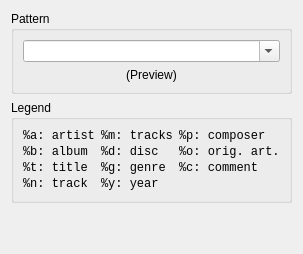
          <widget class="QWidget" name="page_2">
           <layout class="QVBoxLayout" name="verticalLayout_4">
            <item>
             <widget class="QGroupBox" name="groupBox_4">
              <property name="sizePolicy">
               <sizepolicy hsizetype="Preferred" vsizetype="Maximum">
                <horstretch>0</horstretch>
                <verstretch>0</verstretch>
               </sizepolicy>
              </property>
              <property name="title">
               <string>Pattern</string>
              </property>
              <layout class="QVBoxLayout" name="verticalLayout_6">
               <item>
                <widget class="QComboBox" name="comboRenamePattern">
                 <property name="editable">
                  <bool>true</bool>
                 </property>
                </widget>
               </item>
               <item>
                <widget class="QLabel" name="labelRenamePreview">
                 <property name="font">
                  <font>
                   <italic>false</italic>
                  </font>
                 </property>
                 <property name="text">
                  <string>(Preview)</string>
                 </property>
                 <property name="textFormat">
                  <enum>Qt::RichText</enum>
                 </property>
                 <property name="alignment">
                  <set>Qt::AlignCenter</set>
                 </property>
                 <property name="wordWrap">
                  <bool>true</bool>
                 </property>
                </widget>
               </item>
              </layout>
             </widget>
            </item>
            <item>
             <widget class="QGroupBox" name="groupBox_3">
              <property name="sizePolicy">
               <sizepolicy hsizetype="Preferred" vsizetype="Preferred">
                <horstretch>0</horstretch>
                <verstretch>0</verstretch>
               </sizepolicy>
              </property>
              <property name="title">
               <string>Legend</string>
              </property>
              <layout class="QGridLayout" name="gridLayout_2">
               <property name="verticalSpacing">
                <number>2</number>
               </property>
               <item row="0" column="0">
                <widget class="QLabel" name="label_14">
                 <property name="font">
                  <font>
                   <family>Monospace</family>
                  </font>
                 </property>
                 <property name="text">
                  <string>%a: artist</string>
                 </property>
                 <property name="alignment">
                  <set>Qt::AlignLeading|Qt::AlignLeft|Qt::AlignVCenter</set>
                 </property>
                </widget>
               </item>
               <item row="1" column="0">
                <widget class="QLabel" name="label_15">
                 <property name="font">
                  <font>
                   <family>Monospace</family>
                  </font>
                 </property>
                 <property name="text">
                  <string>%b: album</string>
                 </property>
                 <property name="alignment">
                  <set>Qt::AlignLeading|Qt::AlignLeft|Qt::AlignVCenter</set>
                 </property>
                </widget>
               </item>
               <item row="2" column="0">
                <widget class="QLabel" name="label_16">
                 <property name="font">
                  <font>
                   <family>Monospace</family>
                  </font>
                 </property>
                 <property name="text">
                  <string>%t: title</string>
                 </property>
                 <property name="alignment">
                  <set>Qt::AlignLeading|Qt::AlignLeft|Qt::AlignVCenter</set>
                 </property>
                </widget>
               </item>
               <item row="3" column="0">
                <widget class="QLabel" name="label_17">
                 <property name="font">
                  <font>
                   <family>Monospace</family>
                  </font>
                 </property>
                 <property name="text">
                  <string>%n: track</string>
                 </property>
                 <property name="alignment">
                  <set>Qt::AlignLeading|Qt::AlignLeft|Qt::AlignVCenter</set>
                 </property>
                </widget>
               </item>
               <item row="1" column="1">
                <widget class="QLabel" name="label_18">
                 <property name="font">
                  <font>
                   <family>Monospace</family>
                  </font>
                 </property>
                 <property name="text">
                  <string>%d: disc</string>
                 </property>
                 <property name="alignment">
                  <set>Qt::AlignLeading|Qt::AlignLeft|Qt::AlignVCenter</set>
                 </property>
                </widget>
               </item>
               <item row="0" column="1">
                <widget class="QLabel" name="label_19">
                 <property name="font">
                  <font>
                   <family>Monospace</family>
                  </font>
                 </property>
                 <property name="text">
                  <string>%m: tracks</string>
                 </property>
                 <property name="alignment">
                  <set>Qt::AlignLeading|Qt::AlignLeft|Qt::AlignVCenter</set>
                 </property>
                </widget>
               </item>
               <item row="2" column="1">
                <widget class="QLabel" name="label_20">
                 <property name="font">
                  <font>
                   <family>Monospace</family>
                  </font>
                 </property>
                 <property name="text">
                  <string>%g: genre</string>
                 </property>
                 <property name="alignment">
                  <set>Qt::AlignLeading|Qt::AlignLeft|Qt::AlignVCenter</set>
                 </property>
                </widget>
               </item>
               <item row="3" column="1">
                <widget class="QLabel" name="label_21">
                 <property name="font">
                  <font>
                   <family>Monospace</family>
                  </font>
                 </property>
                 <property name="text">
                  <string>%y: year</string>
                 </property>
                 <property name="alignment">
                  <set>Qt::AlignLeading|Qt::AlignLeft|Qt::AlignVCenter</set>
                 </property>
                </widget>
               </item>
               <item row="0" column="2">
                <widget class="QLabel" name="label_22">
                 <property name="font">
                  <font>
                   <family>Monospace</family>
                  </font>
                 </property>
                 <property name="text">
                  <string>%p: composer</string>
                 </property>
                 <property name="alignment">
                  <set>Qt::AlignLeading|Qt::AlignLeft|Qt::AlignVCenter</set>
                 </property>
                </widget>
               </item>
               <item row="1" column="2">
                <widget class="QLabel" name="label_23">
                 <property name="font">
                  <font>
                   <family>Monospace</family>
                  </font>
                 </property>
                 <property name="toolTip">
                  <string>Original artist</string>
                 </property>
                 <property name="text">
                  <string>%o: orig. art.</string>
                 </property>
                 <property name="alignment">
                  <set>Qt::AlignLeading|Qt::AlignLeft|Qt::AlignVCenter</set>
                 </property>
                </widget>
               </item>
               <item row="2" column="2">
                <widget class="QLabel" name="label_24">
                 <property name="font">
                  <font>
                   <family>Monospace</family>
                  </font>
                 </property>
                 <property name="text">
                  <string>%c: comment</string>
                 </property>
                 <property name="alignment">
                  <set>Qt::AlignLeading|Qt::AlignLeft|Qt::AlignVCenter</set>
                 </property>
                </widget>
               </item>
              </layout>
             </widget>
            </item>
            <item>
             <spacer name="verticalSpacer">
              <property name="orientation">
               <enum>Qt::Vertical</enum>
              </property>
              <property name="sizeHint" stdset="0">
               <size>
                <width>20</width>
                <height>40</height>
               </size>
              </property>
             </spacer>
            </item>
           </layout>
          </widget>
